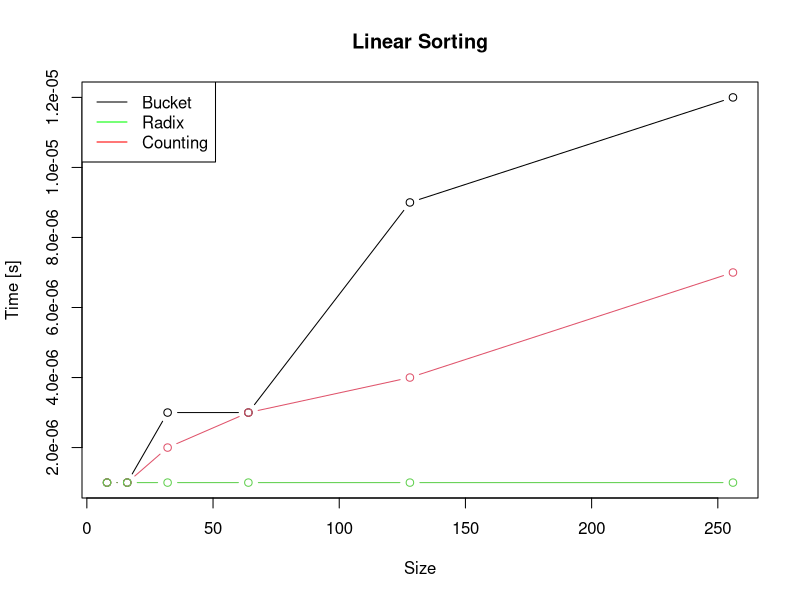
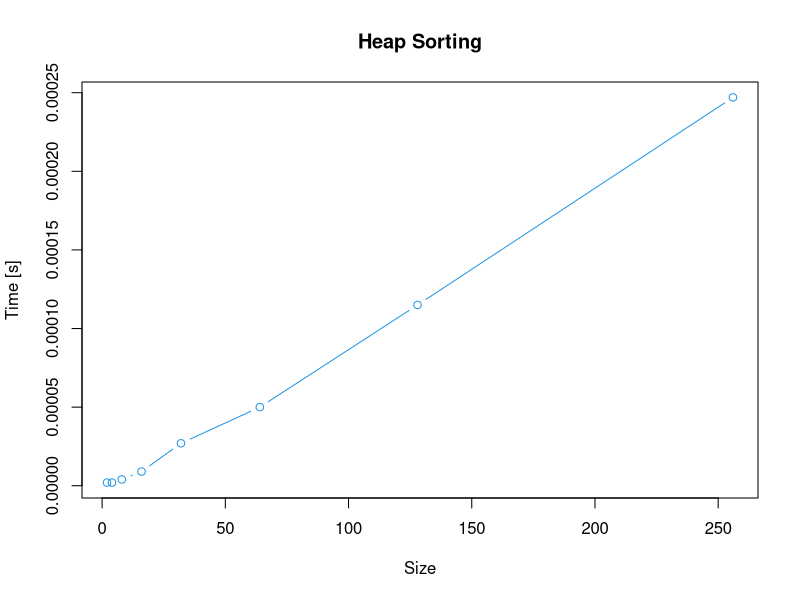

R code for these plots, in order:
size <- c(8, 16,32,64,128,256,512,1024,2048, 4096, 8192, 16384, 32768, 65536, 131072)
avgi <- c(0.000000, 0.000000, 0.000001, 0.000002, 0.000010, 0.000021, 0.000079, 0.000312, 0.000434, 0.001735, 0.006978,0.027486, 1.011236, 4.942531, 19.019098)
besti <-c(0.000000, 0.000000, 0.000000, 0.000000, 0.000000, 0.000000,0.000001, 0.000002, 0.000001, 0.000002, 0.000005, 0.000009, 0.000018, 0.000036, 0.000109)
worsti <-c(0.000000, 0.000000, 0.000001, 0.000003, 0.000010, 0.000038, 0.000150, 0.000215, 0.000920, 0.003480, 0.913816, 0.954970, 2.021213, 9.017467, 35.978960)

avgq <- c(0.000000, 0.000000, 0.000001, 0.000002, 0.000005, 0.000010, 0.000025, 0.000065, 0.000224, 0.000756, 0.002757,0.910164, 0.038633, 1.950921, 6.014997)
bestq <-c(0.000000, 0.000000, 0.000000, 0.000000, 0.000000, 0.000000,0.000000, 0.000000, 0.000001, 0.000002, 0.000003, 0.000007, 0.000013, 0.000026, 0.000052)
worstq <-c(0.000000, 0.000001, 0.000001, 0.000003, 0.000010, 0.000027, 0.000084, 0.000083, 0.000319, 0.001134, 0.004178, 0.016287, 0.966363, 2.982041, 10.957859)

size1 <- c(8, 16,32,64,128,256)
bucket <-c(0.000001, 0.000001 ,0.000003, 0.000003, 0.000009, 0.000012)
radix <-c(0.000001, 0.000001, 0.000002, 0.000003, 0.000004, 0.000007)
counting <-c(0.000001, 0.000001, 0.000001, 0.000001,0.000001,0.000001)

plot(size1, bucket, type='b', xlab="Size", ylab = "Time [s]", main = "Linear Sorting")
lines(size1, radix, type='b', col=2)
lines(size1, counting, type='b', col=3)
legend("topleft", lty=c(1,1,1),legend = c("Bucket", "Radix", "Counting"), col = c("black", "green","red"))


size2 <- c(2,4,8, 16,32,64,128,256)
heap <-c(0.000002, 0.000002, 0.000004, 0.000009, 0.000027, 0.000050, 0.000115, 0.000247)
plot(size2, heap, type='b', col=4, xlab="Size", ylab = "Time [s]", main = "Heap Sorting")
